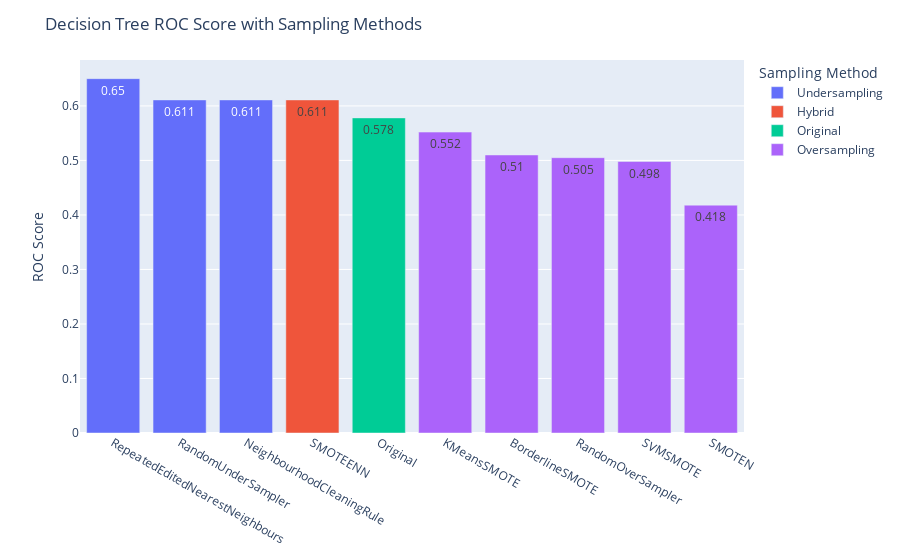

Source (notebook cell):
### Code cell
bar_report = report_total.reset_index()[["level_0", "roc_score", "method"]].drop_duplicates().sort_values("roc_score", ascending=False)
bar_report['roc_score']=round(bar_report['roc_score'],3)
fig = px.bar(bar_report,color="method",y="roc_score", x="level_0",text="roc_score")
fig.update_layout(uniformtext_minsize=8, uniformtext_mode='hide', xaxis_title=None,title ="Decision Tree ROC Score with Sampling Methods", yaxis_title="ROC Score", legend_title="Sampling Method")

### Figure 1 — Plotly figure (JSON) as saved in the notebook; plotly's stock layout.template omitted (floating-point values rounded to 4 significant figures)
{"data": [{"alignmentgroup": "True", "hovertemplate": "method=Undersampling<br>level_0=%{x}<br>roc_score=%{text}<extra></extra>", "legendgroup": "Undersampling", "marker": {"color": "#636efa", "pattern": {"shape": ""}}, "name": "Undersampling", "offsetgroup": "Undersampling", "orientation": "v", "showlegend": true, "text": [0.65, 0.611, 0.611], "textposition": "auto", "type": "bar", "x": ["RepeatedEditedNearestNeighbours", "RandomUnderSampler", "NeighbourhoodCleaningRule"], "xaxis": "x", "y": [0.65, 0.611, 0.611], "yaxis": "y"}, {"alignmentgroup": "True", "hovertemplate": "method=Hybrid<br>level_0=%{x}<br>roc_score=%{text}<extra></extra>", "legendgroup": "Hybrid", "marker": {"color": "#EF553B", "pattern": {"shape": ""}}, "name": "Hybrid", "offsetgroup": "Hybrid", "orientation": "v", "showlegend": true, "text": [0.611], "textposition": "auto", "type": "bar", "x": ["SMOTEENN"], "xaxis": "x", "y": [0.611], "yaxis": "y"}, {"alignmentgroup": "True", "hovertemplate": "method=Original<br>level_0=%{x}<br>roc_score=%{text}<extra></extra>", "legendgroup": "Original", "marker": {"color": "#00cc96", "pattern": {"shape": ""}}, "name": "Original", "offsetgroup": "Original", "orientation": "v", "showlegend": true, "text": [0.578], "textposition": "auto", "type": "bar", "x": ["Original"], "xaxis": "x", "y": [0.578], "yaxis": "y"}, {"alignmentgroup": "True", "hovertemplate": "method=Oversampling<br>level_0=%{x}<br>roc_score=%{text}<extra></extra>", "legendgroup": "Oversampling", "marker": {"color": "#ab63fa", "pattern": {"shape": ""}}, "name": "Oversampling", "offsetgroup": "Oversampling", "orientation": "v", "showlegend": true, "text": [0.552, 0.51, 0.505, 0.498, 0.418], "textposition": "auto", "type": "bar", "x": ["KMeansSMOTE", "BorderlineSMOTE", "RandomOverSampler", "SVMSMOTE", "SMOTEN"], "xaxis": "x", "y": [0.552, 0.51, 0.505, 0.498, 0.418], "yaxis": "y"}], "layout": {"autosize": true, "barmode": "relative", "legend": {"title": {"text": "Sampling Method"}, "tracegroupgap": 0}, "margin": {"t": 60}, "title": {"text": "Decision Tree ROC Score with Sampling Methods"}, "uniformtext": {"minsize": 8, "mode": "hide"}, "xaxis": {"anchor": "y", "autorange": true, "domain": [0, 1], "range": [-0.5, 9.5], "title": {}, "type": "category"}, "yaxis": {"anchor": "x", "autorange": true, "domain": [0, 1], "range": [0, 0.6842], "title": {"text": "ROC Score"}, "type": "linear"}}}
